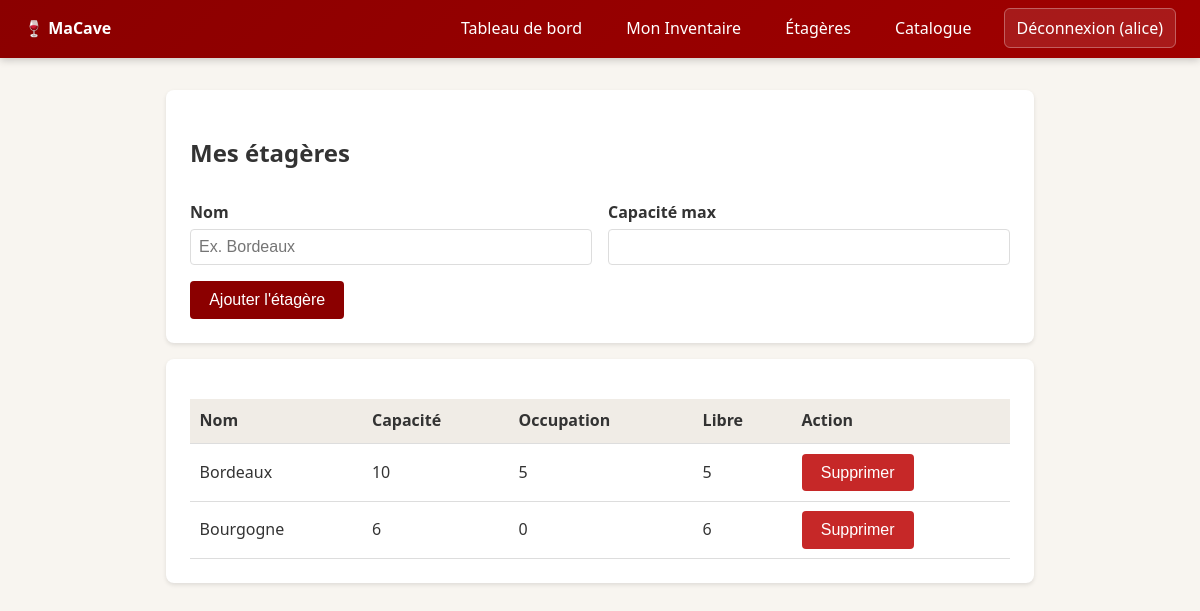
The app's page /cave/etageres (signed in) with its own data.
### tables this page shows
CREATE TABLE utilisateurs (
    id INTEGER PRIMARY KEY AUTOINCREMENT,
    username TEXT NOT NULL UNIQUE,
    email TEXT NOT NULL UNIQUE,
    password_hash TEXT NOT NULL
);

CREATE TABLE etageres (
    id INTEGER PRIMARY KEY AUTOINCREMENT,
    cave_id INTEGER NOT NULL,
    nom TEXT NOT NULL,
    capacite_max INTEGER NOT NULL DEFAULT 0,
    UNIQUE (cave_id, nom),
    FOREIGN KEY (cave_id) REFERENCES caves(id) ON DELETE CASCADE
);

### src/macave/routes/cave_routes.py (the view)
@bp.route("/etageres")
def etageres():
    cave_id = _get_cave_id()
    if cave_id is None:
        return redirect(url_for("auth.login"))
    rows = g.db.execute(
        "SELECT e.id, e.nom, e.capacite_max, "
        "(SELECT COUNT(*) FROM bouteilles b "
        " WHERE b.etagere_id = e.id AND b.statut = 'en_stock') as occ "
        "FROM etageres e WHERE e.cave_id = ?",
        (cave_id,),
    ).fetchall()
    etageres = []
    for r in rows:
        etagere = Etagere(id=r["id"], nom=r["nom"], capacite_max=r["capacite_max"])
        etagere._occupation = r["occ"]
        etageres.append(etagere)
    return render_template("cave/etageres.html", etageres=etageres)

### src/macave/db.py (called while the page is built)
    def __enter__(self) -> sqlite3.Connection:
        self._connection = sqlite3.connect(self.db_path)
        self._connection.row_factory = sqlite3.Row
        self._connection.execute("PRAGMA foreign_keys = ON")
        return self._connection

### src/macave/routes/cave_routes.py (called while the page is built)
def _get_cave_id() -> int | None:
    if g.user is None:
        return None
    row = g.db.execute(
        "SELECT id FROM caves WHERE utilisateur_id = ?", (g.user.id,)
    ).fetchone()
    return row["id"] if row else None

### src/macave/services/auth_service.py (called while the page is built)
def get_user_by_id(user_id: int, conn: sqlite3.Connection) -> Utilisateur | None:
    row = conn.execute(
        "SELECT id, username, email, password_hash FROM utilisateurs WHERE id = ?",
        (user_id,),
    ).fetchone()
    if row is None:
        return None
    return Utilisateur(
        id=row["id"],
        username=row["username"],
        email=row["email"],
        password_hash=row["password_hash"],
    )

### src/macave/templates/cave/etageres.html (shortened to what this page needs)
{% extends 'base.html' %}
{% block content %}
<div class="card">
  <h2>Mes étagères</h2>
  <form method="post" action="{{ url_for('cave.ajouter_etagere') }}" class="grid-2" style="margin-top: 1rem;">
    <div>
      <label>Nom</label>
      <input name="nom" placeholder="Ex. Bordeaux" required>
    </div>
    <div>
      <label>Capacité max</label>
      <input type="number" name="capacite" min="1" required>
    </div>
    <div style="grid-column: 1 / -1;">
      <button type="submit">Ajouter l'étagère</button>
    </div>
  </form>
</div>
<div class="card">
  {% if etageres %}
    <table>
      <thead>
        <tr><th>Nom</th><th>Capacité</th><th>Occupation</th><th>Libre</th><th>Action</th></tr>
      </thead>
      <tbody>
        {% for e in etageres %}
        <tr>
          <td>{{ e.nom }}</td>
          <td>{{ e.capacite_max }}</td>
          <td>{{ e._occupation|default(0) }}</td>
          <td>{{ e.capacite_max - (e._occupation|default(0)) }}</td>
          <td>
            <form method="post" action="{{ url_for('cave.supprimer_etagere', etagere_id=e.id) }}" style="display:inline;">
              <button type="submit" onclick="return confirm('Supprimer cette étagère ?')" style="background:#c62828;">Supprimer</button>
            </form>
          </td>
        </tr>
        {% endfor %}
      </tbody>
    </table>
  {% else %}
    <p>Aucune étagère pour l'instant.</p>
  {% endif %}
</div>
{% endblock %}

### src/macave/templates/base.html (shortened to what this page needs)
<!doctype html>
<html lang="fr">
<head>
</head>
<body>
  <nav>
    <div><strong>🍷 MaCave</strong></div>
    <div>
      {% if g.user %}
        <a href="{{ url_for('cave.dashboard') }}">Tableau de bord</a>
        <a href="{{ url_for('inventaire.index') }}">Mon Inventaire</a>
        <a href="{{ url_for('cave.etageres') }}">Étagères</a>
        <a href="{{ url_for('catalogue.vins') }}">Catalogue</a>
        <a href="{{ url_for('auth.logout') }}" class="btn-logout">Déconnexion ({{ g.user.username }})</a>
      {% else %}
        <a href="{{ url_for('auth.register') }}">Inscription</a>
        <a href="{{ url_for('auth.login') }}">Connexion</a>
      {% endif %}
    </div>
  </nav>
  <div class="container">
    {% block content %}{% endblock %}
  </div>
</body>
</html>

### src/macave/templates/base.html (style rules this page uses)
:root { --primary: #8B0000; --bg: #f8f5f0; --card: #fff; --text: #333; --border: #ddd; --success: #2e7d32; --danger: #c62828; --warning: #f9a825; --info: #1565c0; }
* { box-sizing: border-box; }
body { margin: 0; font-family: 'Segoe UI', system-ui, -apple-system, sans-serif; background: var(--bg); color: var(--text); line-height: 1.6; }
nav { background: linear-gradient(135deg, var(--primary), #a00000); color: white; padding: 1rem 1.5rem; display: flex; justify-content: space-between; align-items: center; box-shadow: 0 2px 8px rgba(0,0,0,0.2); position: sticky; top: 0; z-index: 100; }
nav a { color: white; text-decoration: none; margin-left: 1rem; padding: 0.5rem 0.75rem; border-radius: 6px; transition: background 0.2s; }
nav .btn-logout { background: rgba(255,255,255,0.1); border: 1px solid rgba(255,255,255,0.3); }
.container { max-width: 900px; margin: 2rem auto; padding: 0 1rem; }
.card { background: var(--card); border-radius: 8px; box-shadow: 0 2px 4px rgba(0,0,0,0.1); padding: 1.5rem; margin-bottom: 1rem; }
form label { display: block; margin: 0.5rem 0 0.25rem; font-weight: 600; }
form input, form select, form textarea { width: 100%; padding: 0.5rem; border: 1px solid var(--border); border-radius: 4px; font-size: 1rem; }
button, .btn { display: inline-block; background: var(--primary); color: white; border: none; padding: 0.6rem 1.2rem; border-radius: 4px; cursor: pointer; text-decoration: none; font-size: 1rem; }
table { width: 100%; border-collapse: collapse; margin-top: 1rem; }
th, td { text-align: left; padding: 0.6rem; border-bottom: 1px solid var(--border); }
th { background: #f0ece6; }
.grid-2 { display: grid; grid-template-columns: 1fr 1fr; gap: 1rem; }

### records on screen
utilisateurs: user.username "alice"
etageres: nom "Bordeaux", capacite_max "10", _occupation "5", e.capacite_max-(e._occupation|default(0)) "5"
etageres: nom "Bourgogne", capacite_max "6", _occupation "0", e.capacite_max-(e._occupation|default(0)) "6"
